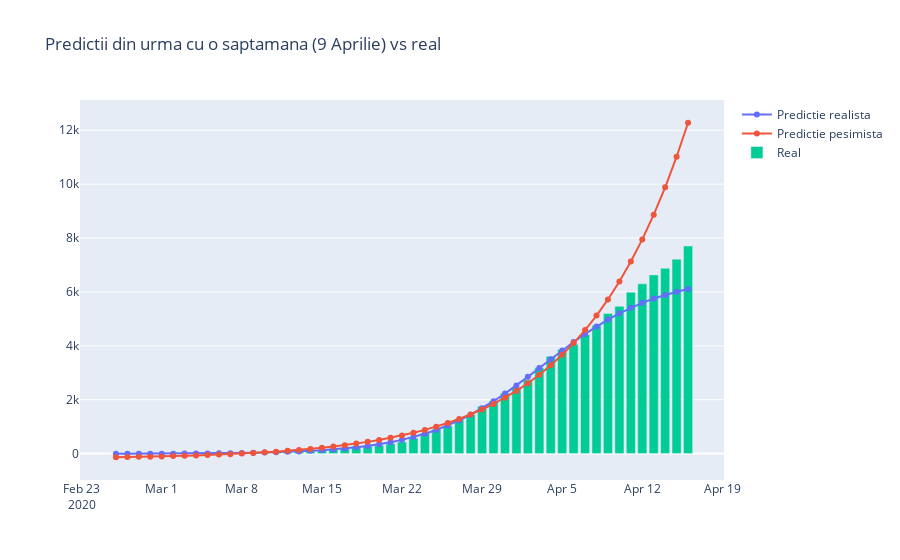
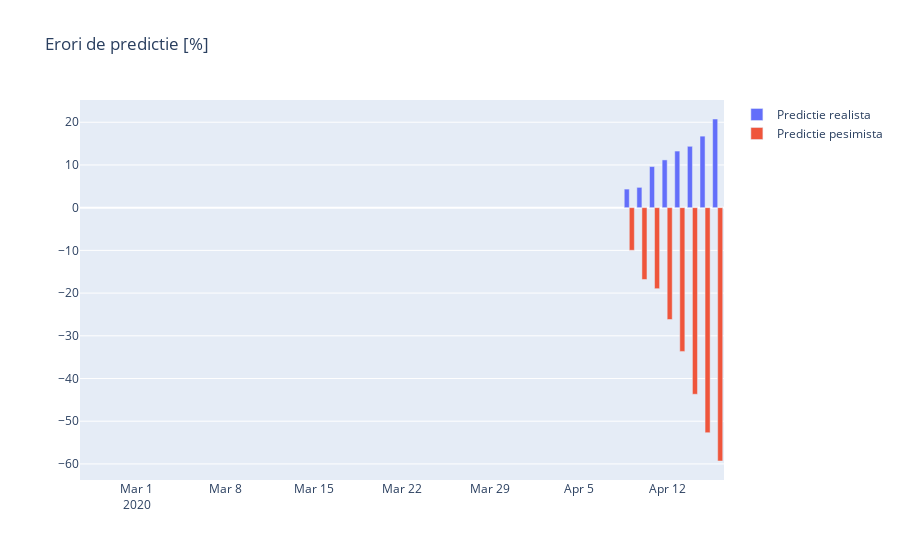

The notebook cell saved with these charts, in order:
### Code cell
compare_predictions(43, pacienti, 'Predictii din urma cu o saptamana (9 Aprilie) vs real')
compare_predictions(36, pacienti, 'Predictii din urma cu doua saptamani (2 Aprilie) vs real')
